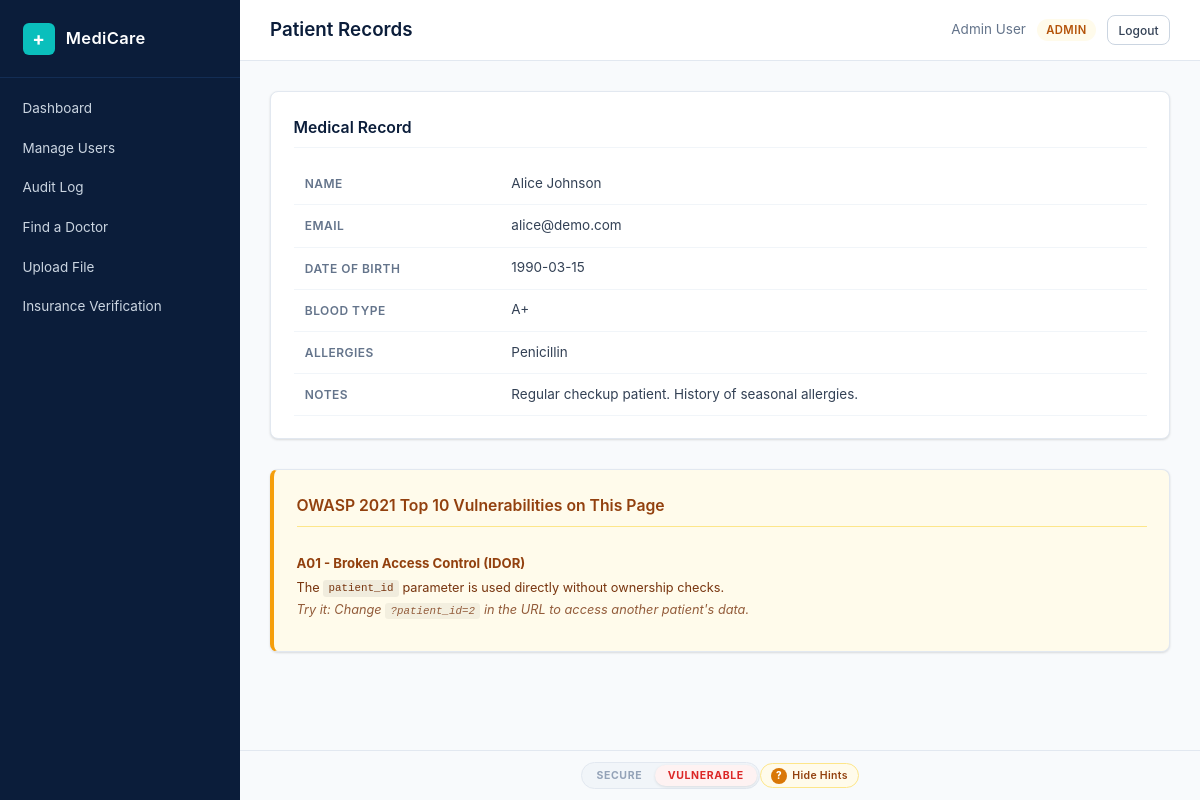
Page /patient/records.php?patient_id=1 (signed in) on the earlier database version.
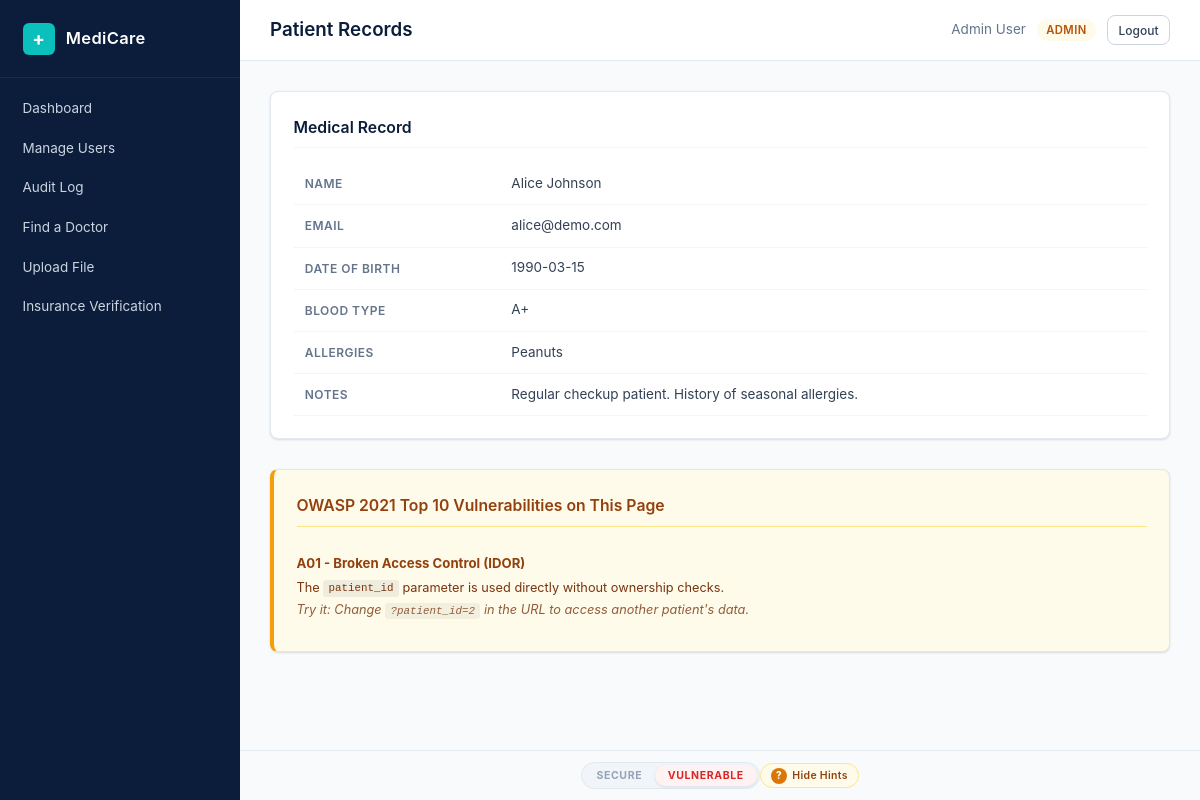
Same page on the later database version.
### tables this page shows
CREATE TABLE patients (
    id INT AUTO_INCREMENT PRIMARY KEY,
    user_id INT NOT NULL,
    dob DATE,
    blood_type VARCHAR(5),
    allergies TEXT,
    notes TEXT,
    FOREIGN KEY (user_id) REFERENCES users(id) ON DELETE CASCADE
);

CREATE TABLE users (
    id INT AUTO_INCREMENT PRIMARY KEY,
    name VARCHAR(100) NOT NULL,
    email VARCHAR(150) NOT NULL UNIQUE,
    password VARCHAR(255) NOT NULL,
    role ENUM('patient','doctor','admin') NOT NULL DEFAULT 'patient',
    created_at TIMESTAMP DEFAULT CURRENT_TIMESTAMP
);

### config.php (called while the page is built, shortened)
<?php
function esc(string $value): string {
    return htmlspecialchars($value, ENT_QUOTES, 'UTF-8');
}

### patient/records.php (the view, shortened to what this page needs)
<?php
require_once __DIR__ . '/../config.php';
require_once __DIR__ . '/../helpers.php';
$conn = getDB();
$record = SECURE_MODE ? fetchRecordSecure($conn) : fetchRecordVulnerable($conn);
function fetchRecordVulnerable(PDO $conn): ?array {
    $id = $_GET['patient_id'] ?? $_SESSION['user_id'];
    $result = $conn->query("SELECT p.*, u.name, u.email FROM patients p JOIN users u ON p.user_id = u.id WHERE p.user_id = $id");
    return $result->fetch() ?: null;
}
?>
<div class="card">
    <h2 class="card-title">Medical Record</h2>
    <?php if (!$record): ?>
        <p class="text-muted">No record found.</p>
    <?php else: ?>
        <table class="data-table">
            <tr><th>Name</th><td><?= esc($record['name']) ?></td></tr>
            <tr><th>Email</th><td><?= esc($record['email']) ?></td></tr>
            <tr><th>Date of Birth</th><td><?= esc($record['dob'] ?? 'N/A') ?></td></tr>
            <tr><th>Blood Type</th><td><?= esc($record['blood_type'] ?? 'N/A') ?></td></tr>
            <tr><th>Allergies</th><td><?= esc($record['allergies'] ?? 'None') ?></td></tr>
            <tr><th>Notes</th><td><?= esc($record['notes'] ?? '') ?></td></tr>
        </table>
    <?php endif; ?>
</div>

Differences in the rows shown:
changed patients "Regular checkup patient. History of seasonal allergies.": allergies "Penicillin" → "Peanuts"
